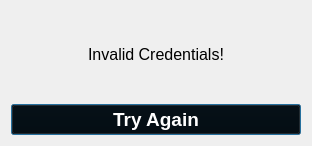
<?xml version="1.0" encoding="UTF-8"?>
<ui version="4.0">
 <class>Dialog</class>
 <widget class="QDialog" name="Dialog">
  <property name="geometry">
   <rect>
    <x>0</x>
    <y>0</y>
    <width>312</width>
    <height>146</height>
   </rect>
  </property>
  <property name="windowTitle">
   <string>Dialog</string>
  </property>
  <layout class="QGridLayout" name="gridLayout">
   <item row="0" column="0">
    <layout class="QVBoxLayout" name="verticalLayout">
     <item>
      <widget class="QLabel" name="label">
       <property name="font">
        <font>
         <family>Helvetica</family>
         <pointsize>12</pointsize>
         <weight>50</weight>
         <bold>false</bold>
        </font>
       </property>
       <property name="styleSheet">
        <string notr="true"/>
       </property>
       <property name="text">
        <string>Invalid Credentials!</string>
       </property>
       <property name="alignment">
        <set>Qt::AlignCenter</set>
       </property>
      </widget>
     </item>
     <item>
      <widget class="QPushButton" name="pushButton">
       <property name="font">
        <font>
         <family>Helvetica</family>
         <pointsize>14</pointsize>
         <weight>75</weight>
         <bold>true</bold>
        </font>
       </property>
       <property name="styleSheet">
        <string notr="true">color: rgb(255, 255, 255);
background-color: rgb(0, 0, 0);</string>
       </property>
       <property name="text">
        <string>Try Again</string>
       </property>
      </widget>
     </item>
    </layout>
   </item>
  </layout>
 </widget>
 <resources/>
 <connections/>
</ui>
